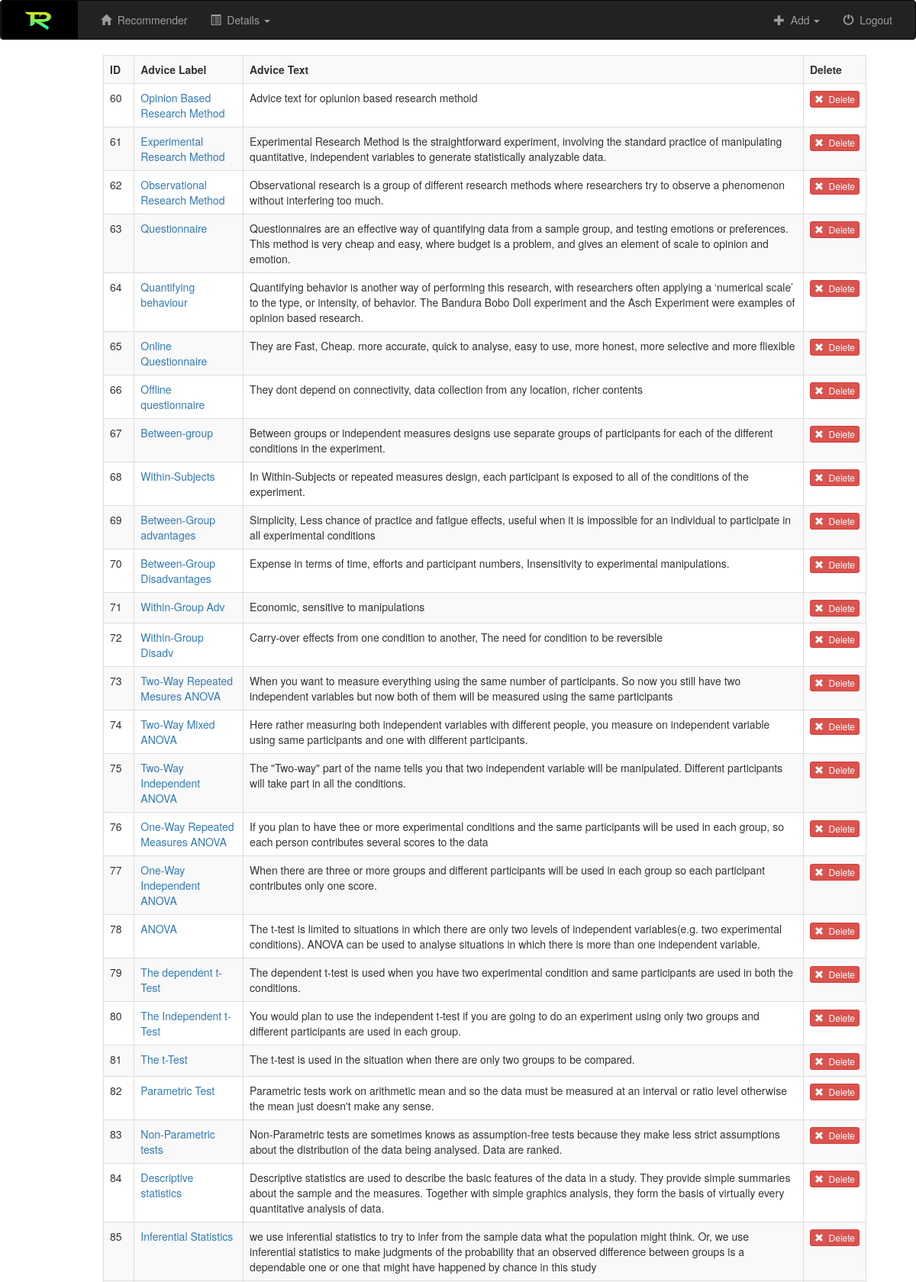
The app's page /recsystem/allAdvices/ (upper part) with its own data.
### recsystem/models.py (models this page shows, shortened)
class Advice(models.Model):
    advice_label = models.TextField(max_length = 2000)
    advice_text = models.TextField(max_length = 3000)
    time_stamp = models.TextField( default=timezone.now, max_length= 2000)

### recsystem/views.py (the view)
def allAdvices(request):
    advices = Advice.objects.all()
    context = {
    'advices' : advices
    }
    return render(request, 'recsystem/advices.html', context)

### recsystem/templates/recsystem/advices.html
{% extends 'recsystem/default.html' %}
{% block body %}
<div class="container-fluid">
    <div class="row">
      <div class="col-md-12">
        <table class="table table-striped table-bordered table-hover">
          <tr>
            <th>ID</th>
            <th>Advice Label</th>
            <th>Advice Text</th>
            <th>Delete</th>
          </tr>
          {% for advice in advices %}
            <tr>
              <td>{{ advice.id }}</td>
              <td><a href="{% url 'recsystem:editAdvice' advice.id %}">{{ advice.advice_label }}</a></td>
              <td>{{ advice.advice_text }}</td>
              <td><a href="#" class="btn btn-danger btn-xs" onclick="return confirm('Are you sure you want to delete this item?');">
                  <span class="glyphicon glyphicon-remove"></span>&nbsp; Delete
              </a></td>
            </tr>
          {% endfor %}
        </table>
      </div>
    </div>
</div>
{% endblock %}

### recsystem/static/recsystem/main.css (style rules this page uses)
.table { margin-left: 120px; max-width: 1000px; }

### records on screen
Advice: id "60", advice_label "Opinion Based Research Method", advice_text "Advice text for opiunion based research methoid"
Advice: id "61", advice_label "Experimental Research Method", advice_text "Experimental Research Method is the straightforward experiment, involving the standard practice of manipulating quantitative, independent variables to generate statistically analyzable data."
Advice: id "62", advice_label "Observational Research Method", advice_text "Observational research is a group of different research methods where researchers try to observe a phenomenon without interfering too much."
Advice: id "63", advice_label "Questionnaire", advice_text "Questionnaires are an effective way of quantifying data from a sample group, and testing emotions or preferences. This method is very cheap and easy, where budget is a problem, and gives an element of scale to opinion and emotion."
Advice: id "64", advice_label "Quantifying behaviour", advice_text "Quantifying behavior is another way of performing this research, with researchers often applying a ‘numerical scale’ to the type, or intensity, of behavior. The Bandura Bobo Doll experiment and the Asch Experiment were examples of opinion based research."
Advice: id "65", advice_label "Online Questionnaire", advice_text "They are Fast, Cheap. more accurate, quick to analyse, easy to use, more honest, more selective and more fliexible"
Advice: id "66", advice_label "Offline questionnaire", advice_text "They dont depend on connectivity, data collection from any location, richer contents"
Advice: id "67", advice_label "Between-group", advice_text "Between groups or independent measures designs use separate groups of participants for each of the different conditions in the experiment."
Advice: id "68", advice_label "Within-Subjects", advice_text "In Within-Subjects or repeated measures design, each participant is exposed to all of the conditions of the experiment."
Advice: id "69", advice_label "Between-Group advantages", advice_text "Simplicity, Less chance of practice and fatigue effects, useful when it is impossible for an individual to participate in all experimental conditions"
Advice: id "70", advice_label "Between-Group Disadvantages", advice_text "Expense in terms of time, efforts and participant numbers, Insensitivity to experimental manipulations."
Advice: id "71", advice_label "Within-Group Adv", advice_text "Economic, sensitive to manipulations"
Advice: id "72", advice_label "Within-Group Disadv", advice_text "Carry-over effects from one condition to another, The need for condition to be reversible"
Advice: id "73", advice_label "Two-Way Repeated Mesures ANOVA", advice_text "When you want to measure everything using the same number of participants. So now you still have two independent variables but now both of them will be measured using the same participants"
Advice: id "74", advice_label "Two-Way Mixed ANOVA", advice_text "Here rather measuring both independent variables with different people, you measure on independent variable using same participants and one with different participants."
Advice: id "75", advice_label "Two-Way Independent ANOVA", advice_text "The \"Two-way\" part of the name tells you that two independent variable will be manipulated. Different participants will take part in all the conditions."
Advice: id "76", advice_label "One-Way Repeated Measures ANOVA", advice_text "If you plan to have thee or more experimental conditions and the same participants will be used in each group, so each person contributes several scores to the data"
Advice: id "77", advice_label "One-Way Independent ANOVA", advice_text "When there are three or more groups and different participants will be used in each group so each participant contributes only one score."
Advice: id "78", advice_label "ANOVA", advice_text "The t-test is limited to situations in which there are only two levels of independent variables(e.g. two experimental conditions). ANOVA can be used to analyse situations in which there is more than one independent variable."
Advice: id "79", advice_label "The dependent t-Test", advice_text "The dependent t-test is used when you have two experimental condition and same participants are used in both the conditions."
Advice: id "80", advice_label "The Independent t-Test", advice_text "You would plan to use the independent t-test if you are going to do an experiment using only two groups and different participants are used in each group."
Advice: id "81", advice_label "The t-Test", advice_text "The t-test is used in the situation when there are only two groups to be compared."
Advice: id "82", advice_label "Parametric Test", advice_text "Parametric tests work on arithmetic mean and so the data must be measured at an interval or ratio level otherwise the mean just doesn't make any sense."
Advice: id "83", advice_label "Non-Parametric tests", advice_text "Non-Parametric tests are sometimes knows as assumption-free tests because they make less strict assumptions about the distribution of the data being analysed. Data are ranked."
Advice: id "84", advice_label "Descriptive statistics", advice_text "Descriptive statistics are used to describe the basic features of the data in a study. They provide simple summaries about the sample and the measures. Together with simple graphics analysis, they form the basis of virtually every quantitative analysis of data."
Advice: id "85", advice_label "Inferential Statistics", advice_text "we use inferential statistics to try to infer from the sample data what the population might think. Or, we use inferential statistics to make judgments of the probability that an observed difference between groups is a dependable one or one that might have happened by chance in this study"
